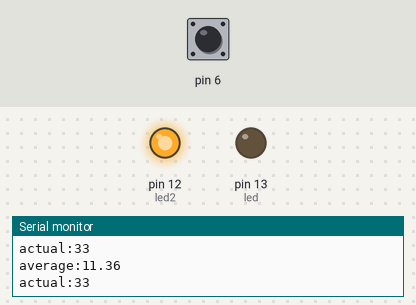
A sketch run on a simulated Arduino Uno, built with avr-gcc and run on an emulated ATmega328P. Shown: output pins drawn as LEDs (lit = HIGH), the last lines printed to the serial monitor. The test bench sets the inputs (shaded band); at power-on: pin 6 HIGH. EEPROM starts erased.

Above: at 6.1 s.
6.2 s: pin 6 pulled LOW for 1 s
At 7.6 s:
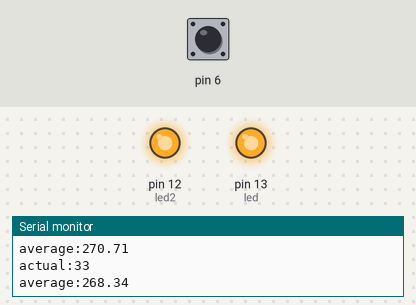
9.5 s: pin 6 pulled LOW for 0.15 s
At 10.9 s:
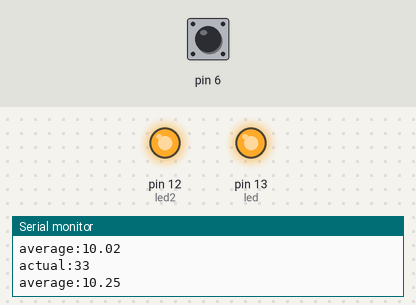
Timing chart, 0 to 12.5 s (numbered marks = the images above; inputs shaded):
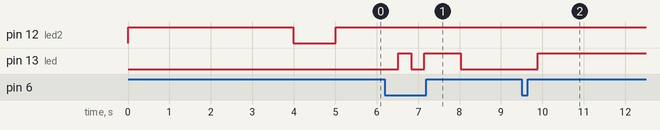

The sketch:

CapacitiveSensorSketch03.ino
```cpp
#include <CapacitiveSensor.h>
#include <EEPROM.h>
/*
 * CapitiveSense Library Demo Sketch
 * Paul Badger 2008
 * Uses a high value resistor e.g. 10M between send pin and receive pin
 * Resistor effects sensitivity, experiment with values, 50K - 50M. Larger resistor values yield larger sensor values.
 * Receive pin is the sensor pin - try different amounts of foil/metal on this pin
 */

 long start = 0;
 long check=0;
CapacitiveSensor   cs_4_6 = CapacitiveSensor(4,6);        // 10M resistor between pins 4 & 6, pin 6 is sensor pin, add a wire and or foil
unsigned long csSum;
int led=13;
int led2=12;
long prev;
float alpha=0.01;
float average=0;
long cslimit=400;
long averagelimit=0;
void setup() {
    Serial.begin(9600);
    start = millis()+100;
    cs_4_6.set_CS_Timeout_Millis(2000);
    cs_4_6.reset_CS_AutoCal();
    pinMode(led,OUTPUT);
    pinMode(led2,OUTPUT);
    long maxval=EEPROMReadlong(0);
    long temp=300;
    for(int i=1;i<200;++i)
    {
      long cs = cs_4_6.capacitiveSensor(100);
      if(cs>temp && cs <500)
      {
        temp=cs;
        maxval=cs*0.5;
      }
      digitalWrite(led2,HIGH);
      delay(10)  ;
    }
     digitalWrite(led2,LOW);
     delay(1000);
//     Serial.print("MAx VALUE IS:");
//     Serial.println(maxval);
       EEPROMWritelong(0,maxval);
       cslimit=maxval;

}

long EEPROMReadlong(long address) {
  long four = EEPROM.read(address);
  long three = EEPROM.read(address + 1);
  long two = EEPROM.read(address + 2);
  long one = EEPROM.read(address + 3);

  return ((four << 0) & 0xFF) + ((three << 8) & 0xFFFF) + ((two << 16) & 0xFFFFFF) + ((one << 24) & 0xFFFFFFFF);
}

void EEPROMWritelong(int address, long value) {
  byte four = (value & 0xFF);
  byte three = ((value >> 8) & 0xFF);
  byte two = ((value >> 16) & 0xFF);
  byte one = ((value >> 24) & 0xFF);

  EEPROM.write(address, four);
  EEPROM.write(address + 1, three);
  EEPROM.write(address + 2, two);
  EEPROM.write(address + 3, one);
}

void loop() {
    CSread();
}

void CSread() {
    long cs = cs_4_6.capacitiveSensor(100); //a: Sensor resolution is set to 80

       //check = millis()+50L;
   average = alpha * cs + (1-alpha) * average;    //exponential smoothing
   Serial.print("average:");
   Serial.println(average);
   Serial.print("actual:");
   Serial.println(cs);

   averagelimit= cslimit*0.8;
  if(cs>cslimit && average > averagelimit*0.5)
  {
       digitalWrite(led2,HIGH);
  }
  else
  {
     if(start<millis())
   {
      digitalWrite(led2,LOW);
   }
  }
  if (average > averagelimit && cs > cslimit) { //b: Arbitrary number
    csSum =csSum +(int(average)) + 0L;
    start = millis()+50L;
    //Serial.println(csSum);

    if (csSum >= 8000) //c: This value is the threshold, a High value means it takes longer to trigger
    {

     // Serial.print("Trigger: ");
      //Serial.println(csSum);
      if (csSum > 0) { csSum = 0; } //Reset
      cs_4_6.reset_CS_AutoCal(); //Stops readings
      average=0;
      if(digitalRead(led)==0)
      {
        digitalWrite(led,HIGH);
      }
      else
      {
        digitalWrite(led,LOW);
      }
    }
  } else {

   if(start<millis())
   {
    csSum = 0;
   }
  }
}
```

Measured:
- after the input at 6.2 s, pin 13 (led): LOW → HIGH after 0.32 s, → LOW 0.32 s later, → HIGH 0.32 s later, → LOW 0.88 s later
- after the input at 9.5 s, pin 13 (led): LOW → HIGH after 0.38 s instead of 7.8 s
